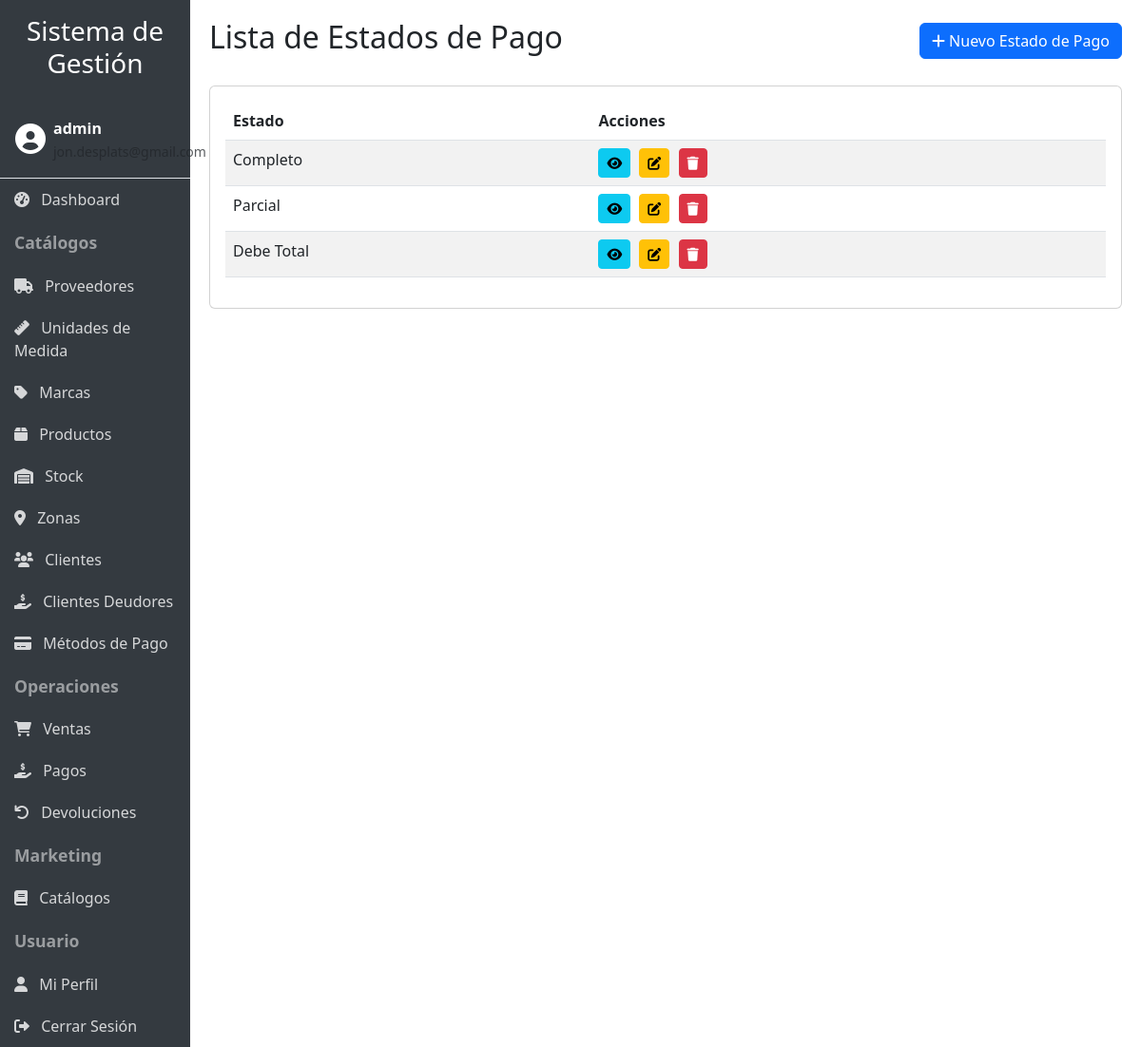
Page /estados-pago/ (signed in) on the committed database.
### productos/models.py (models this page shows, shortened)
class EstadoPago(models.Model):
    estado = models.CharField(max_length=20)
    usuario = models.ForeignKey(User, on_delete=models.CASCADE, null=True, blank=True)
    class Meta:
        unique_together = ('estado', 'usuario')

### productos/user_views.py (the view)
# urls.py: path('estados-pago/', user_views.UserEstadoPagoListView.as_view(), name='estadopago_list'),
class UserEstadoPagoListView(UserDataMixin, EstadoPagoListView):
    pass

### productos/mixins.py (called while the page is built)
    def get_queryset(self):
        queryset = super().get_queryset()
        user = self.request.user
        if user.is_staff or user.is_superuser:
            return queryset
        if hasattr(queryset.model, 'usuario'):
            return queryset.filter(usuario=user)
        return queryset

### productos/templates/productos/estadopago_list.html (shortened to what this page needs)
{% extends 'productos/base.html' %}
{% load productos_filters %}
{% block header %}Lista de Estados de Pago{% endblock %}
{% block header_buttons %}
<a href="{% url 'productos:estadopago_create' %}" class="btn btn-primary">
    <i class="fas fa-plus"></i> Nuevo Estado de Pago
</a>
{% endblock %}
{% block content %}
<div class="card">
    <div class="card-body">
        <div class="table-responsive">
            <table class="table table-striped table-hover">
                <thead>
                    <tr>
                        <th>Estado</th>
                        <th>Acciones</th>
                    </tr>
                </thead>
                <tbody>
                    {% for estadopago in estados_pago %}
                    <tr>
                        <td>{{ estadopago.estado }}</td>
                        <td class="action-buttons">
                            <a href="{% url 'productos:estadopago_detail' estadopago.pk %}" class="btn btn-sm btn-info" title="Ver detalles">
                                <i class="fas fa-eye"></i>
                            </a>
                            <a href="{% url 'productos:estadopago_update' estadopago.pk %}" class="btn btn-sm btn-warning" title="Editar">
                                <i class="fas fa-edit"></i>
                            </a>
                            <a href="{% url 'productos:estadopago_delete' estadopago.pk %}" class="btn btn-sm btn-danger" title="Eliminar">
                                <i class="fas fa-trash"></i>
                            </a>
                        </td>
                    </tr>
                    {% empty %}
                    <tr>
                        <td colspan="2" class="text-center">No hay estados de pago registrados.</td>
                    </tr>
                    {% endfor %}
                </tbody>
            </table>
        </div>
    </div>
</div>
{% endblock %}

### productos/templates/productos/base.html (shortened to what this page needs)
<!DOCTYPE html>
<html lang="es">
<head>
    <link href="https://cdn.jsdelivr.net/npm/bootstrap@5.3.0/dist/css/bootstrap.min.css" rel="stylesheet">
    <link rel="stylesheet" href="https://cdnjs.cloudflare.com/ajax/libs/font-awesome/6.0.0/css/all.min.css">
    {% load static %}
    <link rel="stylesheet" href="{% static 'productos/css/responsive.css' %}">
</head>
<body>
    <div class="container-fluid">
        <div class="row">
            <div class="col-lg-2 sidebar p-0" id="sidebar">
                <div class="p-3 d-lg-block d-none">
                    <h3 class="text-center">Sistema de Gestión</h3>
                </div>
                {% if user.is_authenticated %}
                <div class="user-info p-3 border-bottom">
                    <div class="d-flex align-items-center">
                        <div class="me-2">
                            <i class="fas fa-user-circle fa-2x"></i>
                        </div>
                        <div>
                            <div class="fw-bold">{{ user.username }}</div>
                            <small class="text-muted">{{ user.email }}</small>
                        </div>
                    </div>
                </div>
                {% endif %}
                {% if user.is_authenticated %}
                <a href="{% url 'productos:dashboard' %}" class="nav-link"><i class="fas fa-tachometer-alt me-2"></i> Dashboard</a>
                <div class="nav-header">Catálogos</div>
                <a href="{% url 'productos:proveedor_list' %}" class="nav-link"><i class="fas fa-truck me-2"></i> Proveedores</a>
                <a href="{% url 'productos:unidadmedida_list' %}" class="nav-link"><i class="fas fa-ruler me-2"></i> Unidades de Medida</a>
                <a href="{% url 'productos:marca_list' %}" class="nav-link"><i class="fas fa-tag me-2"></i> Marcas</a>
                <a href="{% url 'productos:producto_list' %}" class="nav-link"><i class="fas fa-box me-2"></i> Productos</a>
                <a href="{% url 'productos:stock_list' %}" class="nav-link"><i class="fas fa-warehouse me-2"></i> Stock</a>
                <a href="{% url 'productos:zona_list' %}" class="nav-link"><i class="fas fa-map-marker-alt me-2"></i> Zonas</a>
                <a href="{% url 'productos:cliente_list' %}" class="nav-link"><i class="fas fa-users me-2"></i> Clientes</a>
                <a href="{% url 'productos:clientes_deudores' %}" class="nav-link"><i class="fas fa-hand-holding-usd me-2"></i> Clientes Deudores</a>
                <a href="{% url 'productos:metodopago_list' %}" class="nav-link"><i class="fas fa-credit-card me-2"></i> Métodos de Pago</a>
                <div class="nav-header">Operaciones</div>
                <a href="{% url 'productos:venta_list' %}" class="nav-link"><i class="fas fa-shopping-cart me-2"></i> Ventas</a>
                <a href="{% url 'productos:pago_list' %}" class="nav-link"><i class="fas fa-hand-holding-usd me-2"></i> Pagos</a>
                <a href="{% url 'productos:devolucion_list' %}" class="nav-link"><i class="fas fa-undo me-2"></i> Devoluciones</a>
                <div class="nav-header">Marketing</div>
                <a href="{% url 'productos:catalogo_list' %}" class="nav-link"><i class="fas fa-book me-2"></i> Catálogos</a>
                <div class="nav-header">Usuario</div>
                <a href="{% url 'productos:profile' %}" class="nav-link"><i class="fas fa-user me-2"></i> Mi Perfil</a>
                <a href="{% url 'productos:logout' %}" class="nav-link"><i class="fas fa-sign-out-alt me-2"></i> Cerrar Sesión</a>
                {% else %}
                <div class="nav-header">Acceso</div>
                <a href="{% url 'productos:login' %}" class="nav-link"><i class="fas fa-sign-in-alt me-2"></i> Iniciar Sesión</a>
                <a href="{% url 'productos:register' %}" class="nav-link"><i class="fas fa-user-plus me-2"></i> Registrarse</a>
                {% endif %}
            </div>
            <div class="col-lg-10 content content-wrapper">
                <div class="d-flex justify-content-between align-items-center mb-4">
                    <h2>{% block header %}{% endblock %}</h2>
                    <div>
                        {% block header_buttons %}{% endblock %}
                    </div>
                </div>
                {% block content %}{% endblock %}
            </div>
        </div>
    </div>
</body>
</html>

### productos/static/productos/css/responsive.css (style rules this page uses)
body { font-size: 16px; }
.table-responsive { overflow-x: auto; -webkit-overflow-scrolling: touch; }

### productos/templates/productos/base.html (style rules this page uses)
body { overflow-x: hidden; }
.sidebar { min-height: 100vh; background-color: #343a40; color: white; transition: all 0.3s; }
.sidebar a { color: rgba(255, 255, 255, 0.8); text-decoration: none; display: block; padding: 10px 15px; }
.sidebar .nav-header { font-weight: bold; padding: 10px 15px; font-size: 1.1em; color: rgba(255, 255, 255, 0.5); }
.content { padding: 20px; }
.table-responsive { overflow-x: auto; }
.action-buttons a { margin-right: 5px; }

### rows in the picture
EstadoPago: estado "Completo"
EstadoPago: estado "Parcial"
EstadoPago: estado "Debe Total"

### other values in the picture
{{ user.username }} "admin"
{{ user.email }} "jon.desplats@gmail.com"
